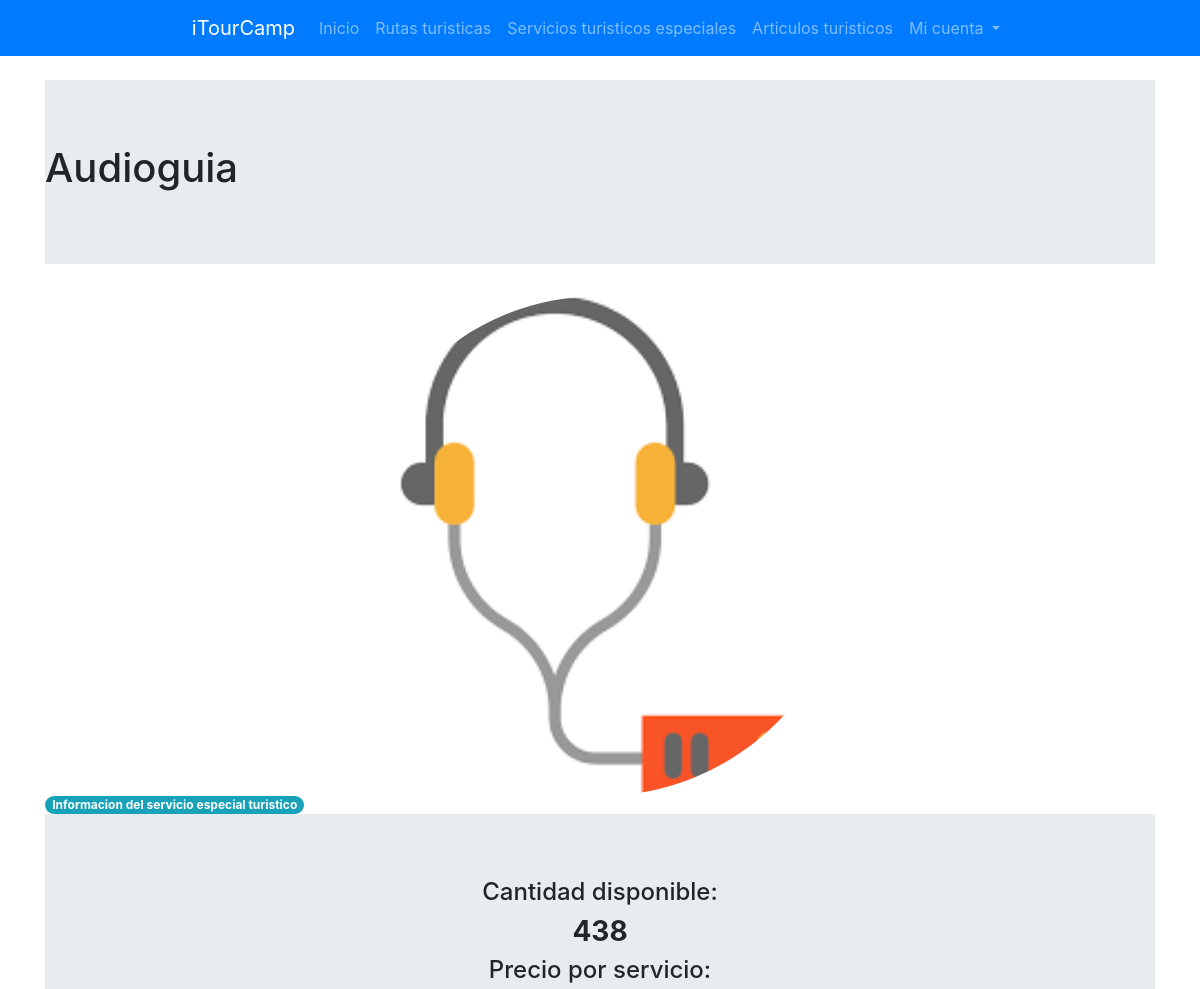
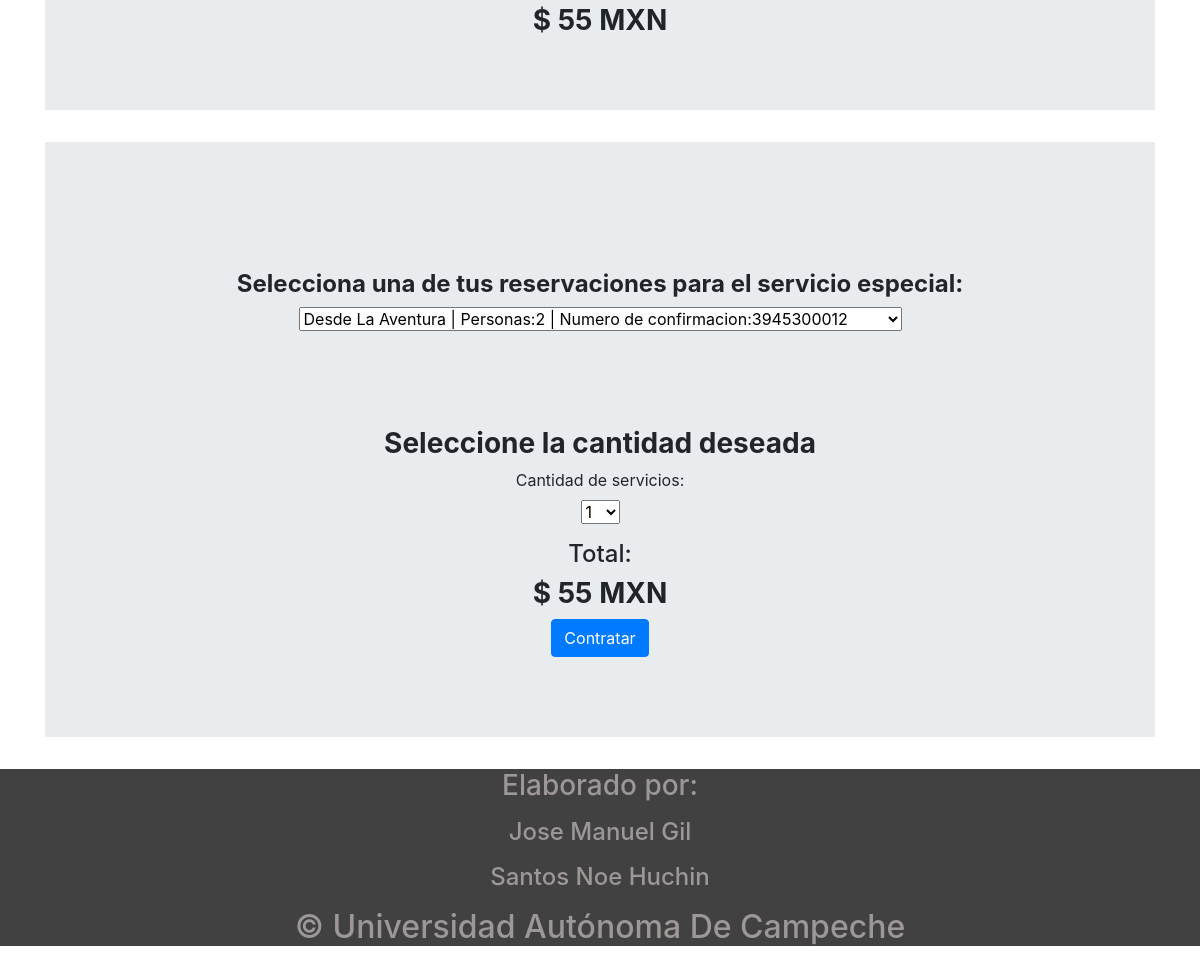
Page /AgenciaTuristica/contratarServicio.php?idserv=1&img=img/serv/1.png (signed in) on the committed database (2 pictures, top to bottom).
### tables this page shows
CREATE TABLE `ServEspecial` (
  `IDServEspecial` int(11) NOT NULL,
  `Nombre` varchar(40) NOT NULL,
  `Precio` float NOT NULL,
  `Disponibles` int(3) NOT NULL
);

### AgenciaTuristica/contratarServicio.php (the view, shortened to what this page needs)
<?php
include 'iniciarConexionBD.php';
$idusr = $_SESSION['identificadorCuentaUsuario'];
$query = 'SELECT Reserva.IDReserva,Reserva.Personas,Reserva.Total,Reserva.Confirmacion,Ruta.Nombre FROM Reserva INNER JOIN Ruta ON Reserva.IDRuta = Ruta.IDRuta WHERE Reserva.IDUsuario = :idusr';
$queryOutput = $mbd->prepare($query);
$queryOutput->bindParam(':idusr',$idusr, PDO::PARAM_INT);
$queryOutput->execute();
$numeroReservas = $queryOutput->rowCount();
$result = $queryOutput->fetchAll(PDO::FETCH_ASSOC);
if ($numeroReservas > 0) {
    $idserv = $_GET['idserv'];
    $img = $_GET['img'];
    try {
        $query2 = 'SELECT * FROM ServEspecial WHERE IDServEspecial = :idserv';
        $queryOutput = $mbd->prepare($query2);
        $queryOutput->bindParam(':idserv',$idserv, PDO::PARAM_INT);
        $queryOutput->execute();
        $result2 = $queryOutput->fetch(PDO::FETCH_ASSOC);
    } catch (PDOException $e) {
        print "¡Error!: " . $e->getMessage() . "<br/>";
        die();
    }
} else {
    $mbd = null;
    header('Location: inicioCuentaUsuario.php');
}
?>
<html lang="en">
    <head>
        <link rel="stylesheet" href="https://maxcdn.bootstrapcdn.com/bootstrap/4.5.0/css/bootstrap.min.css">
        <link rel="stylesheet" href="css/estilo.css">
    </head>
    <body style="margin-top:5em">
        <header>
            <nav class="navbar navbar-expand-sm bg-primary navbar-dark justify-content-center fixed-top">
                <a class="navbar-brand" href="#">iTourCamp</a>
                <ul class="navbar-nav">
                    <li class="nav-item">
                      <a class="nav-link" href="inicioCuentaUsuario.php">Inicio</a>
                    </li>
                    <li class="nav-item">
                      <a class="nav-link" href="rutasTur.php">Rutas turisticas</a>
                    </li>
                    <li class="nav-item">
                      <a class="nav-link" href="servEsp.php">Servicios turisticos especiales</a>
                    </li>
                    <li class="nav-item">
                      <a class="nav-link" href="artiTur.php">Articulos turisticos</a>
                    </li>
                    <li class="nav-item dropdown">
                      <a class="nav-link dropdown-toggle" href="#" id="navbardrop" data-toggle="dropdown">
                        Mi cuenta
                      </a>
                    </li>
                </ul>
            </nav>
        </header>
        <main class="container">
            <div class="jumbotron jumbotron-fluid">
                <h1><?php echo $result2['Nombre'];?></h1>
            </div>
                <?php
                 echo '<img src="'.$img.'" class="rounded-circle mx-auto d-block" width="500em" height="500em"> ';
                ?>
            <span class="badge badge-pill badge-info">Informacion del servicio especial turistico</span>
            <div class="jumbotron jumbotron-fluid">
                <h4 class="container text-center">Cantidad disponible:</h4>
                <h3 class="container text-center font-weight-bold"><?php echo $result2['Disponibles'];?></h3>
                <h4 class="container text-center">Precio por servicio:</h4>
                <h3 class="container text-center font-weight-bold">$ <?php echo $result2['Precio'];?> MXN</h3>
            </div>
            <div class="jumbotron jumbotron-fluid">
                <form action="verificarQServ.php" method="post">
                <div class="jumbotron jumbotron-fluid">
                    <h4 class="container text-center font-weight-bold">Selecciona una de tus reservaciones para el servicio especial:</h4>
                    <select class="mx-auto d-block" name="idreserva">
                        <?php
                            for ($i = 0; $i < $numeroReservas; $i++) {
                                echo '<option value="'.$result[$i]['IDReserva'].'">'.$result[$i]['Nombre'].' | Personas:'.$result[$i]['Personas'].' | Numero de confirmacion:'.$result[$i]['Confirmacion'].'     </option>';
                            }
                        ?>
                    </select>
                </div>
                <h3 class="container-fluid text-center font-weight-bold">Seleccione la cantidad deseada</h3>
                    <div class="form-group">
                     <?php
                        echo '<label class="container text-center">Cantidad de servicios:</label>';
                        echo '<select class="mx-auto d-block" name="cantidad" id="cantidad" onclick="calcularTotal('.$result2['Precio'].')">';
                          echo '<option value="1">1</option>';
                        echo '</select>';
                    ?>
                    </div>
                    <h4 class="container text-center">Total:</h4>
                    <h3 class="container text-center font-weight-bold" id="compraTotal">$ <?php echo $result2['Precio'];?> MXN</h3>
                    <button type="submit" class="btn btn-primary mx-auto d-block">Contratar</button>
                </form>
            </div>
        </main>
        <footer class="container-fluid">
            <p><p/>
            <h3 class="container-fluid text-center">Elaborado por:</h3>
            <p><p/>
            <h4 class="container-fluid text-center">Jose Manuel Gil</h4>
            <p><p/>
            <h4 class="container-fluid text-center">Santos Noe Huchin</h4>
            <p><p/>
            <h2 class="container-fluid text-center">&copy; Universidad Autónoma De Campeche</h2>
        </footer>
    </body>
</html>

### AgenciaTuristica/css/estilo.css (style rules this page uses)
footer { background-color:#414141; color:#9e9797; }
body { position: relative; }

### rows in the picture
servespecial: Nombre "Audioguia", Disponibles "438", Precio "55", cantidad "1"

### other values in the picture
form field idreserva "Desde La Aventura | Personas:2 | Numero de confirmacion:3945300012"
